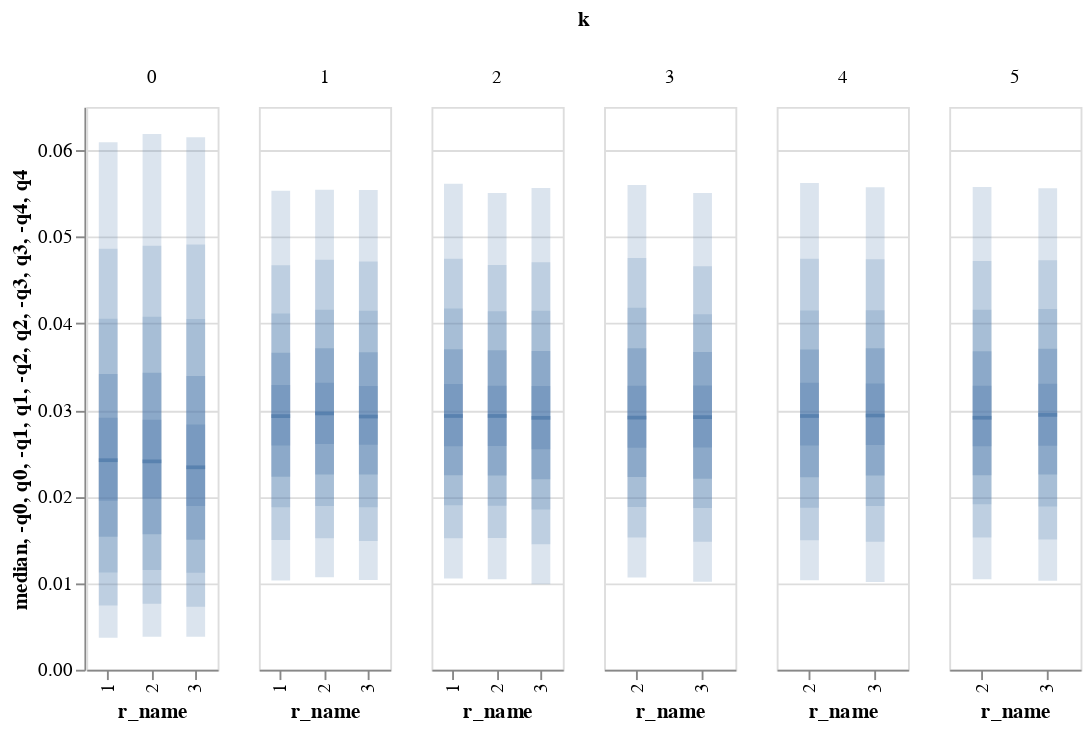

Notebook code cell kept with this figure:
### Code cell
base.plot_weights_dist(base.create_weights(100,100))

### Figure 1 — Vega-Lite specification as saved in the notebook (floating-point values rounded to 4 significant figures)
{"config": {"view": {"continuousWidth": 400, "continuousHeight": 300}}, "data": {"name": "data-22d027b1aee454fa913ec3f233a33d91"}, "facet": {"column": {"type": "quantitative", "field": "k"}}, "spec": {"layer": [{"mark": {"type": "tick", "thickness": 2, "width": 10, "xOffset": 0}, "encoding": {"x": {"type": "nominal", "field": "r_name"}, "y": {"type": "quantitative", "field": "median"}}, "width": 70}, {"mark": {"type": "bar", "opacity": 0.2, "width": 10, "xOffset": 0}, "encoding": {"x": {"type": "nominal", "field": "r_name"}, "y": {"type": "quantitative", "field": "-q0"}, "y2": {"field": "q0"}}, "width": 70}, {"mark": {"type": "bar", "opacity": 0.2, "width": 10, "xOffset": 0}, "encoding": {"x": {"type": "nominal", "field": "r_name"}, "y": {"type": "quantitative", "field": "-q1"}, "y2": {"field": "q1"}}, "width": 70}, {"mark": {"type": "bar", "opacity": 0.2, "width": 10, "xOffset": 0}, "encoding": {"x": {"type": "nominal", "field": "r_name"}, "y": {"type": "quantitative", "field": "-q2"}, "y2": {"field": "q2"}}, "width": 70}, {"mark": {"type": "bar", "opacity": 0.3, "width": 10, "xOffset": 0}, "encoding": {"x": {"type": "nominal", "field": "r_name"}, "y": {"type": "quantitative", "field": "-q3"}, "y2": {"field": "q3"}}, "width": 70}, {"mark": {"type": "bar", "opacity": 0.3, "width": 10, "xOffset": 0}, "encoding": {"x": {"type": "nominal", "field": "r_name"}, "y": {"type": "quantitative", "field": "-q4"}, "y2": {"field": "q4"}}, "width": 70}]}, "resolve": {"scale": {"x": "independent"}}, "$schema": "https://vega.github.io/schema/vega-lite/v4.8.1.json", "datasets": {"data-22d027b1aee454fa913ec3f233a33d91": [{"r_name": 1, "k": 0, "r": 1, "name": "k=0 r=1", "median": 0.0242, "q0": 0.06093, "-q0": 0.003687, "q1": 0.04862, "-q1": 0.007417, "q2": 0.04053, "-q2": 0.01123, "q3": 0.03416, "-q3": 0.01535, "q4": 0.02909, "-q4": 0.01953}, {"r_name": 2, "k": 0, "r": 2, "name": "k=0 r=2", "median": 0.02406, "q0": 0.06186, "-q0": 0.003797, "q1": 0.04898, "-q1": 0.007607, "q2": 0.04076, "-q2": 0.01152, "q3": 0.03431, "-q3": 0.01566, "q4": 0.02888, "-q4": 0.01977}, {"r_name": 3, "k": 0, "r": 3, "name": "k=0 r=3", "median": 0.02338, "q0": 0.06151, "-q0": 0.003803, "q1": 0.0491, "-q1": 0.007285, "q2": 0.04049, "-q2": 0.01119, "q3": 0.03392, "-q3": 0.01501, "q4": 0.02834, "-q4": 0.01892}, {"r_name": 1, "k": 1, "r": 1, "name": "k=1 r=1", "median": 0.02929, "q0": 0.05532, "-q0": 0.01032, "q1": 0.0467, "-q1": 0.01499, "q2": 0.04115, "-q2": 0.01878, "q3": 0.03661, "-q3": 0.02228, "q4": 0.03289, "-q4": 0.02588}, {"r_name": 2, "k": 1, "r": 2, "name": "k=1 r=2", "median": 0.0296, "q0": 0.05544, "-q0": 0.01067, "q1": 0.04735, "-q1": 0.01518, "q2": 0.04157, "-q2": 0.0189, "q3": 0.03713, "-q3": 0.02256, "q4": 0.03315, "-q4": 0.02607}, {"r_name": 3, "k": 1, "r": 3, "name": "k=1 r=3", "median": 0.02924, "q0": 0.05542, "-q0": 0.01037, "q1": 0.04715, "-q1": 0.01487, "q2": 0.04146, "-q2": 0.01878, "q3": 0.03666, "-q3": 0.02255, "q4": 0.03277, "-q4": 0.02598}, {"r_name": 1, "k": 2, "r": 1, "name": "k=2 r=1", "median": 0.02931, "q0": 0.05613, "-q0": 0.01053, "q1": 0.04746, "-q1": 0.01519, "q2": 0.04172, "-q2": 0.01899, "q3": 0.03702, "-q3": 0.02245, "q4": 0.03299, "-q4": 0.02581}, {"r_name": 2, "k": 2, "r": 2, "name": "k=2 r=2", "median": 0.02931, "q0": 0.05506, "-q0": 0.01046, "q1": 0.04674, "-q1": 0.0152, "q2": 0.0414, "-q2": 0.01894, "q3": 0.0369, "-q3": 0.02243, "q4": 0.03279, "-q4": 0.02584}, {"r_name": 3, "k": 2, "r": 3, "name": "k=2 r=3", "median": 0.02909, "q0": 0.05562, "-q0": 0.009876, "q1": 0.04705, "-q1": 0.0145, "q2": 0.04145, "-q2": 0.01851, "q3": 0.0368, "-q3": 0.02199, "q4": 0.03276, "-q4": 0.02547}, {"r_name": 2, "k": 3, "r": 2, "name": "k=3 r=2", "median": 0.02912, "q0": 0.05597, "-q0": 0.01064, "q1": 0.04756, "-q1": 0.01526, "q2": 0.04182, "-q2": 0.01881, "q3": 0.03714, "-q3": 0.02226, "q4": 0.0328, "-q4": 0.02565}, {"r_name": 3, "k": 3, "r": 3, "name": "k=3 r=3", "median": 0.02917, "q0": 0.05505, "-q0": 0.01016, "q1": 0.04659, "-q1": 0.01477, "q2": 0.04106, "-q2": 0.01867, "q3": 0.03671, "-q3": 0.02207, "q4": 0.03284, "-q4": 0.02568}, {"r_name": 2, "k": 4, "r": 2, "name": "k=4 r=2", "median": 0.02931, "q0": 0.05621, "-q0": 0.01032, "q1": 0.04748, "-q1": 0.01494, "q2": 0.04149, "-q2": 0.0187, "q3": 0.03697, "-q3": 0.02222, "q4": 0.03314, "-q4": 0.02591}, {"r_name": 3, "k": 4, "r": 3, "name": "k=4 r=3", "median": 0.02936, "q0": 0.05572, "-q0": 0.01013, "q1": 0.04741, "-q1": 0.01478, "q2": 0.04152, "-q2": 0.01892, "q3": 0.03713, "-q3": 0.02245, "q4": 0.03307, "-q4": 0.02595}, {"r_name": 2, "k": 5, "r": 2, "name": "k=5 r=2", "median": 0.0291, "q0": 0.05574, "-q0": 0.01044, "q1": 0.04721, "-q1": 0.01527, "q2": 0.04157, "-q2": 0.01912, "q3": 0.03677, "-q3": 0.02245, "q4": 0.0328, "-q4": 0.02582}, {"r_name": 3, "k": 5, "r": 3, "name": "k=5 r=3", "median": 0.02943, "q0": 0.0556, "-q0": 0.01027, "q1": 0.04728, "-q1": 0.01505, "q2": 0.04166, "-q2": 0.01886, "q3": 0.03707, "-q3": 0.02254, "q4": 0.03304, "-q4": 0.02586}]}}
